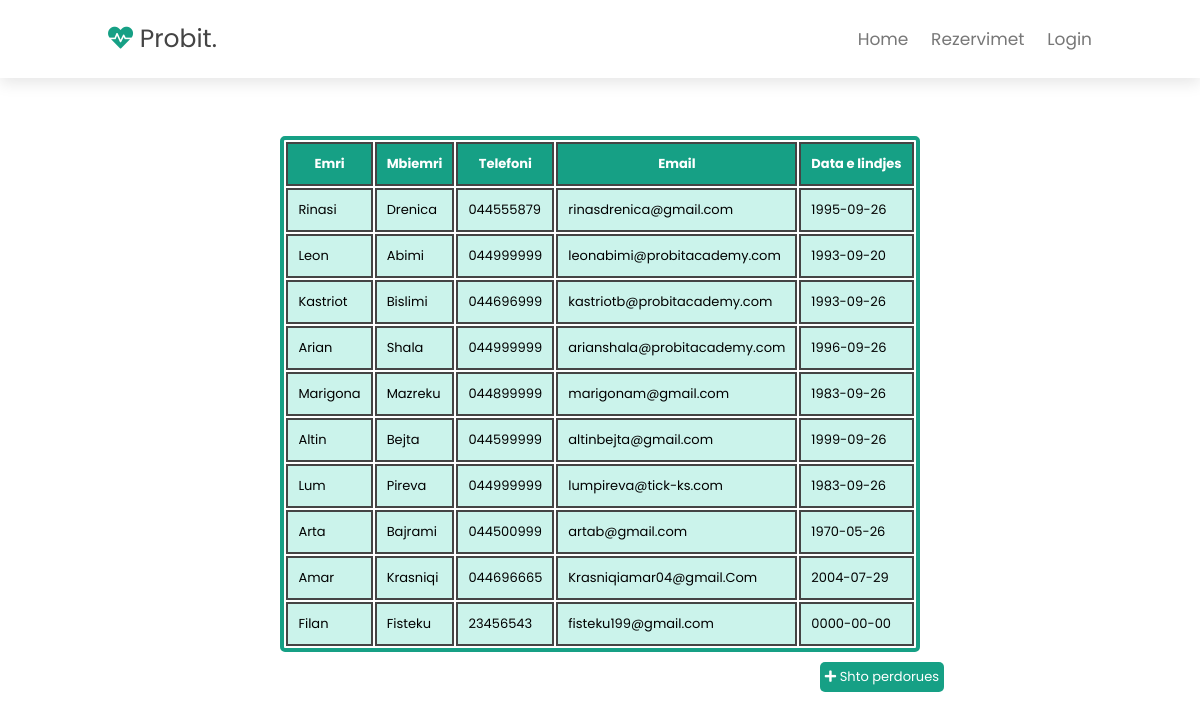
Page /perdoruesit.php on the committed database.
### tables this page shows
CREATE TABLE `perdoruesit` (
  `perdoruesiid` int(11) NOT NULL,
  `emri` varchar(50) NOT NULL,
  `mbiemri` varchar(50) NOT NULL,
  `datalindjes` date DEFAULT NULL,
  `nrpersonal` bigint(20) DEFAULT NULL,
  `telefoni` varchar(20) DEFAULT NULL,
  `email` varchar(30) DEFAULT NULL,
  `fjalekalimi` varchar(30) DEFAULT NULL,
  `roli` bit(1) DEFAULT NULL
);

### inc/sqlFunctions.php (called while the page is built, shortened)
<?php
function connection()
{
    $dbcon = mysqli_connect('localhost', 'root', '', 'hospital');
    return $dbcon;
}
function merrPerdoruesit()
{
    $dbcon = connection();
    $sql = "SELECT * FROM perdoruesit";
    $result = mysqli_query($dbcon, $sql);
    return $result;
}
?>

### perdoruesit.php (the view, shortened to what this page needs)
<?php include_once 'inc/header.php' ;
    include_once 'inc/sqlFunctions.php';
?>
<br>
<section>
    <table id="table">
        <tr class="table-row">
            <th>Emri</th>
            <th>Mbiemri</th>
            <th>Telefoni</th>
            <th>Email</th>
            <th>Data e lindjes</th>
        </tr>
        <?php
        $perdoruesit = merrPerdoruesit();
        While ($perdoruesi = mysqli_fetch_assoc($perdoruesit)) :
        ?>
        <tr class="table-row">
            <td><?php echo $perdoruesi['emri']?></td>
            <td><?php echo $perdoruesi['mbiemri']?></td>
            <td><?php echo $perdoruesi['telefoni']?></td>
            <td><?php echo $perdoruesi['email']?></td>
            <td><?php echo $perdoruesi['datalindjes']?></td>
            <?php endwhile; ?>
        </tr>
    </table>
    <a href="regjistrohu.php" class="shto-p"><i class="fas fa-plus"></i> Shto perdorues</a>
</section>

### inc/header.php (shortened to what this page needs)
<?php include_once 'inc/sqlFunctions.php';
?>
<!DOCTYPE html>
<html lang="en">
<head>
    <link rel="stylesheet" href="https://cdnjs.cloudflare.com/ajax/libs/font-awesome/5.15.4/css/all.min.css">
    <link rel="stylesheet" href="css/style.css">
</head>
<body>
<header class="header">
    <a href="index.php" class="logo"> <i class="fas fa-heartbeat"></i> Probit. </a>
    <nav class="navbar">
        <a href="index.php">Home</a>
        <?php if (isset($_SESSION['id']) && $_SESSION['roli'] == '0') : ?>
        <a href="rezervo.php">Rezervo</a>
        <a href="rezervimet.php">Rezervimet</a>
        <a href="logout.php">Logout</a>
        <?php else : ?>
        <a href="rezervimet.php">Rezervimet</a>
        <a href="login.php">Login</a>
        <?php endif; ?>
    </nav>
</header>

### css/style.css (style rules this page uses)
:root { --green:#16a085; --black:#444; --light-color:#777; --box-shadow:.5rem .5rem 0 rgba(22, 160, 133, .2); --text-shadow:.4rem .4rem 0 rgba(0, 0, 0, .2); --border:.2rem solid var(--green); }
* { font-family: 'Poppins', sans-serif; margin:0; padding: 0; box-sizing: border-box; outline: none; border: none; transition: all .2s ease-out; text-decoration: none; }
html { font-size: 62.5%; overflow-x: hidden; scroll-padding-top: 7rem; scroll-behavior: smooth; }
section { padding:2rem 9%; }
.header { padding:2rem 9%; position: fixed; top:0; left: 0; right: 0; z-index: 1000; box-shadow: 0 .5rem 1.5rem rgba(0, 0, 0, .1); display: flex; align-items: center; justify-content: space-between; background: #fff; }
.header .logo { font-size: 2.5rem; color: var(--black); }
.header .logo i { color: var(--green); }
.header .navbar a { font-size: 1.7rem; color: var(--light-color); margin-left: 2rem; }
#table { margin: 0 auto; margin-top: 100px; border: #16a085 4px solid; border-radius: 5px; }
.table-row th, .table-row td { border: 2px solid var(--black); margin: 0; padding: 10px; font-size: 13px; }
.table-row th { background-color: #16a085; color: #fff; }
.table-row td { background-color: #cbf3eb; }
.shto-p { background-color: #16a085; color: white; border-radius: 5px; padding: 5px; float: right; margin-right: 148px; margin-top: 10px; font-size: 13px; }

### rows in the picture
perdoruesit: emri "Rinasi", mbiemri "Drenica", telefoni "044555879", email "rinasdrenica@gmail.com", datalindjes "1995-09-26"
perdoruesit: emri "Leon", mbiemri "Abimi", telefoni "044999999", email "leonabimi@probitacademy.com", datalindjes "1993-09-20"
perdoruesit: emri "Kastriot", mbiemri "Bislimi", telefoni "044696999", email "kastriotb@probitacademy.com", datalindjes "1993-09-26"
perdoruesit: emri "Arian", mbiemri "Shala", telefoni "044999999", email "arianshala@probitacademy.com", datalindjes "1996-09-26"
perdoruesit: emri "Marigona", mbiemri "Mazreku", telefoni "044899999", email "marigonam@gmail.com", datalindjes "1983-09-26"
perdoruesit: emri "Altin", mbiemri "Bejta", telefoni "044599999", email "altinbejta@gmail.com", datalindjes "1999-09-26"
perdoruesit: emri "Lum", mbiemri "Pireva", telefoni "044999999", email "lumpireva@tick-ks.com", datalindjes "1983-09-26"
perdoruesit: emri "Arta", mbiemri "Bajrami", telefoni "044500999", email "artab@gmail.com", datalindjes "1970-05-26"
perdoruesit: emri "Amar", mbiemri "Krasniqi", telefoni "044696665", email "Krasniqiamar04@gmail.Com", datalindjes "2004-07-29"
perdoruesit: emri "Filan", mbiemri "Fisteku", telefoni "23456543", email "fisteku199@gmail.com", datalindjes "0000-00-00"
